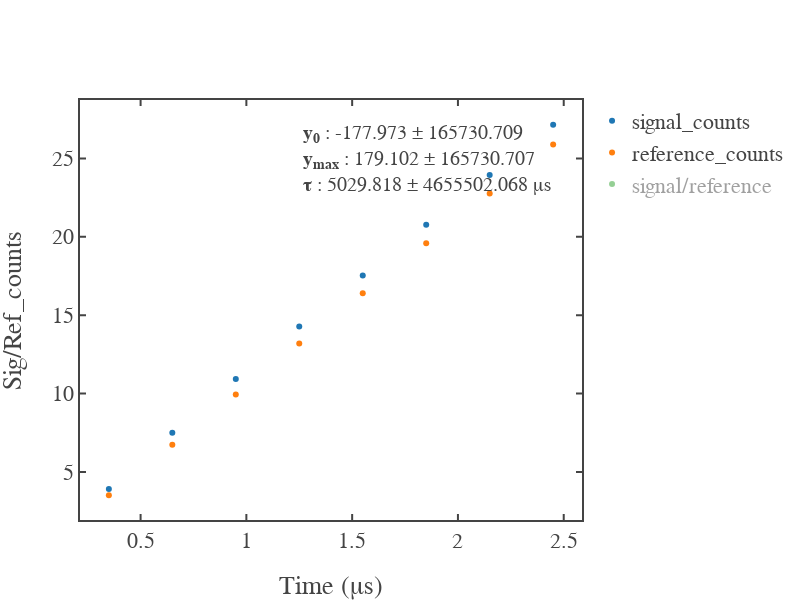

Notebook source saved alongside this figure:
### Code cell
# For Delay Measurement
scale = 1e3

fig = go.Figure()
fig.add_scatter(x=time_axis[1:]/scale,y=signal_samples[1:],mode='markers',name='signal_counts')
fig.add_scatter(x=time_axis[1:]/scale,y=reference_samples[1:],mode='markers',name='reference_counts')
fig.add_scatter(x=time_axis[1:]/scale,y=signal_photon[1:],mode='markers',name='signal/reference')
# fig.add_scatter(x=xNew/scale,y=curveFit(xNew,*(coefficient+error_bars)),mode='lines',line=dict(width=0.01),name='plus_one_std')
# fig.add_scatter(x=xNew/scale,y=curveFit(xNew,*(coefficient-error_bars)),mode='lines',line=dict(width=0.01),name='minus_one_std',fill='tonexty',fillcolor='rgb(211, 211, 211)')
# fig.add_scatter(x=xNew/scale,y=yNew,mode='lines',line=dict(color="royalblue"),name='Fitted Curve')

fig.add_annotation(
    xref="x domain", yref="y domain",align = "left", x=0.95, y=0.95,
    text=f"<b>y<sub>0</sub></b> : {np.round(coefficient[0],3)} &plusmn; {np.round(error_bars[0],3)}\
    <br><b>y<sub>max</sub></b> : {np.round(coefficient[1],3)} &plusmn; {np.round(error_bars[1],3)}\
    <br><b>\u03C4</b> : {np.round(coefficient[2]/1e3,3)} &plusmn; {np.round(error_bars[2]/1e3,3)} &mu;s",
    showarrow=False, font_family="Times New Roman",font_size=20
)

fig.update_layout(template = fig_template,width=800,height=600)
fig.update_xaxes(title_text = "Time (&mu;s)"); fig.update_yaxes(title_text = "Sig/Ref_counts")

# fig.write_html(image_total_path)
# if os.stat(image_total_path).st_size == False:
#     raise Exception('Saved image is empty!\n')
# else:
#     print('Saving image is successful')
fig.show()

### Figure 1 — Plotly figure (JSON) as saved in the notebook; plotly's stock layout.template omitted (floating-point values rounded to 4 significant figures)
{"data": [{"mode": "markers", "name": "signal_counts", "type": "scatter", "x": [0.35, 0.65, 0.95, 1.25, 1.55, 1.85, 2.15, 2.45], "y": [3.913, 7.494, 10.93, 14.27, 17.53, 20.77, 23.95, 27.15]}, {"mode": "markers", "name": "reference_counts", "type": "scatter", "x": [0.35, 0.65, 0.95, 1.25, 1.55, 1.85, 2.15, 2.45], "y": [3.509, 6.734, 9.941, 13.19, 16.39, 19.58, 22.76, 25.88]}, {"mode": "markers", "name": "signal/reference", "type": "scatter", "visible": "legendonly", "x": [0.35, 0.65, 0.95, 1.25, 1.55, 1.85, 2.15, 2.45], "y": [1.115, 1.113, 1.099, 1.082, 1.069, 1.061, 1.052, 1.049]}], "layout": {"annotations": [{"align": "left", "font": {"family": "Times New Roman", "size": 20}, "showarrow": false, "text": "<b>y<sub>0</sub></b> : -177.973 &plusmn; 165730.709    <br><b>y<sub>max</sub></b> : 179.102 &plusmn; 165730.707    <br><b>τ</b> : 5029.818 &plusmn; 4655502.068 &mu;s", "x": 0.95, "xref": "x domain", "y": 0.95, "yref": "y domain"}], "height": 600, "width": 800, "xaxis": {"autorange": true, "range": [0.2136, 2.586], "title": {"text": "Time (&mu;s)"}, "type": "linear"}, "yaxis": {"autorange": true, "range": [1.93, 28.73], "title": {"text": "Sig/Ref_counts"}, "type": "linear"}}}
